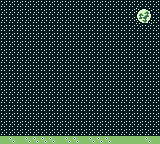

This game map was drawn from its Tiled (.tmx) file and the tilesets committed beside it. A one-line description and the full map source follow:
An orthogonal 20x18 tile map with 8x8 px tiles, 1 tile layer (Tile Layer 1).

<map version="1.4" tiledversion="1.4.3" orientation="orthogonal" renderorder="right-down" width="20" height="18" tilewidth="8" tileheight="8" infinite="0" nextlayerid="3" nextobjectid="1">
 <tileset firstgid="1" source="holiday-tileset.tsx" />
 <layer id="1" name="Tile Layer 1" width="20" height="18">
  <data encoding="csv">
18,18,18,18,18,18,18,18,18,18,18,18,18,18,18,18,18,18,18,18,
18,18,18,18,18,18,18,18,18,18,18,18,18,18,18,18,18,35,36,18,
18,18,18,18,18,18,18,18,18,18,18,18,18,18,18,18,18,43,44,18,
18,18,18,18,18,18,18,18,18,18,18,18,18,18,18,18,18,18,18,18,
18,18,18,18,18,18,18,18,18,18,18,18,18,18,18,18,18,18,18,18,
18,18,18,18,18,18,18,18,18,18,18,18,18,18,18,18,18,18,18,18,
18,18,18,18,18,18,18,18,18,18,18,18,18,18,18,18,18,18,18,18,
18,18,18,18,18,18,18,18,18,18,18,18,18,18,18,18,18,18,18,18,
18,18,18,18,18,18,18,18,18,18,18,18,18,18,18,18,18,18,18,18,
18,18,18,18,18,18,18,18,18,18,18,18,18,18,18,18,18,18,18,18,
18,18,18,18,18,18,18,18,18,18,18,18,18,18,18,18,18,18,18,18,
18,18,18,18,18,18,18,18,18,18,18,18,18,18,18,18,18,18,18,18,
18,18,18,18,18,18,18,18,18,18,18,18,18,18,18,18,18,18,18,18,
18,18,18,18,18,18,18,18,18,18,18,18,18,18,18,18,18,18,18,18,
18,18,18,18,18,18,18,18,18,18,18,18,18,18,18,18,18,18,18,18,
18,18,18,18,18,18,18,18,18,18,18,18,18,18,18,18,18,18,18,18,
18,18,18,18,18,18,18,18,18,18,18,18,18,18,18,18,18,18,18,18,
1,2,1,2,2,2,2,1,2,2,1,2,2,2,1,1,1,1,2,1
</data>
 </layer>
</map>